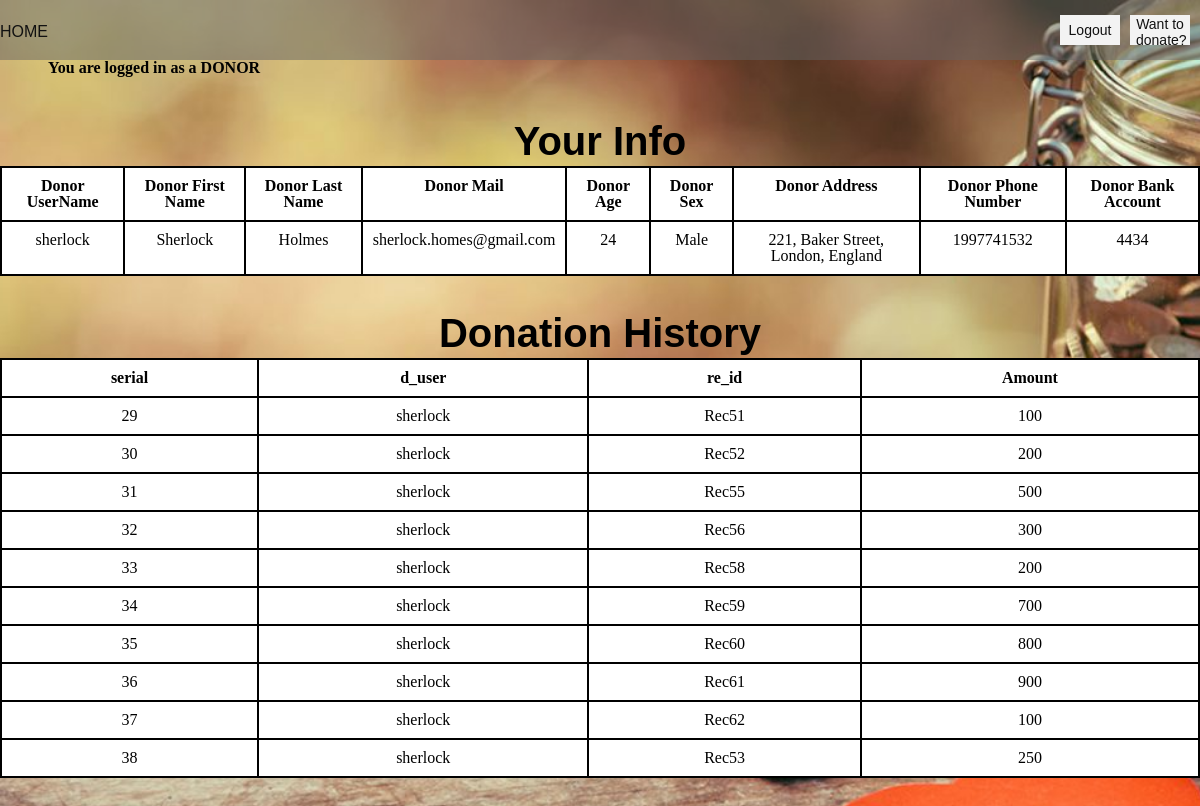
Page /index1.php?login=success (signed in) on the committed database.
### tables this page shows
CREATE TABLE `donatesto` (
  `serial` int(5) NOT NULL,
  `d_user` varchar(25) NOT NULL,
  `re_id` varchar(25) NOT NULL,
  `Amount` int(10) NOT NULL
);

### index1.php (the view, shortened to what this page needs)
<?php
$dbserverName = "localhost";
$dbuserName = "root";
$dbpassword = "";
$dbname = "donation";
$conn = mysqli_connect( $dbserverName , $dbuserName , $dbpassword , $dbname );
include 'header.php';
echo "<B>"."You are logged in as a DONOR"."</B>";
?>
<section class="main-container">
<div class="main-wrapper">
	<h2>    Your Info</h2>
<?php
		if (isset($_SESSION['Username'])) {
			echo "<table>";
echo"<tr>";
	echo"<th>Donor UserName</th>";
	echo"<th>Donor First Name</th>";
	echo"<th>Donor Last Name</th>";
	echo"<th>Donor Mail</th>";
	echo"<th>Donor Age</th>";
	echo"<th>Donor Sex</th>";
	echo"<th>Donor Address</th>";
	echo"<th>Donor Phone Number</th>";
	echo"<th>Donor Bank Account</th>";
	echo"</tr>";
	echo "<tr>";
echo "<td>".$_SESSION['Username']."</td>";
echo "<td>".$_SESSION['Fname']."</td>";
echo "<td>".$_SESSION['Lname']."</td>";
echo "<td>".$_SESSION['Mail']."</td>";
echo "<td>".$_SESSION['Age']."</td>";
echo "<td>".$_SESSION['Sex']."</td>";
echo "<td>".$_SESSION['Address']."</td>";
echo "<td>".$_SESSION['Phone']."</td>";
echo "<td>".$_SESSION['Bankacc']."</td>";
$usname = $_SESSION['Username'];
$sql="Select * FROM donatesto where d_user='$usname'";
$records=mysqli_query($conn ,$sql);
echo "</table>";
	echo "<br>";
	echo "<br>"	;
		}
	?>
	<h2>Donation History</h2>
	<?php
		if (isset($_SESSION['Username'])) {
			echo "<table>";
	echo"<tr>";
	echo"<th>serial</th>";
	echo"<th>d_user</th>";
	echo"<th>re_id</th>";
	echo"<th>Amount</th>";
	echo"</tr>";
while($donatesto=mysqli_fetch_assoc($records))
{
	echo "<tr>";
echo "<td>".$donatesto['serial']."</td>";
echo "<td>".$donatesto['d_user']."</td>";
echo "<td>".$donatesto['re_id']."</td>";
echo "<td>".$donatesto['Amount']."</td>";
}
echo "</table>";
		}
	echo "<br>";
	echo "<br>"	;
	?>
</div>
<body>
</body>
</section>
<?php
include 'footer.php';
?>

### css/newstyles.css (style rules this page uses)
html, body, span, object, iframe, h1, h2, h3, h4, h5, h6, p, blockquote, pre, abbr, address, cite, code, del, dfn, em, img, ins, kbd, q, samp, small, strong, sub, sup, var, b, i, dl, dt, dd, ol, ul, li, fieldset, form, label, legend, table, caption, tbody, tfoot, thead, tr, th, td, article, aside, canvas, details, figcaption, figure, footer, header, hgroup, menu, nav, section, summary, time, mark, audio, video { margin:0; padding:0; border:0; outline:0; font-size:100%; vertical-align:baseline; background:transparent; }
body { line-height:1; background: url(HelpingHand3.jpg); background-size: cover; }
article,aside,details,figcaption,figure, footer,header,hgroup,menu,nav,section { display:block; }
table { border-collapse:collapse; border-spacing:0; }
body { background-color: #ccc; }
.main-container { padding-top: 40px; text-align: center; }
.main-container h2 { font-family: arial; font-size: 40px; color: #000000; line-height: 50px; text-align: center; }
table { top: 50%; left: 50%; width: 100%; margin: 0 auto; }

### rows in the picture
donatesto: serial "29", d_user "sherlock", re "Rec51", Amount "100"
donatesto: serial "30", d_user "sherlock", re "Rec52", Amount "200"
donatesto: serial "31", d_user "sherlock", re "Rec55", Amount "500"
donatesto: serial "32", d_user "sherlock", re "Rec56", Amount "300"
donatesto: serial "33", d_user "sherlock", re "Rec58", Amount "200"
donatesto: serial "34", d_user "sherlock", re "Rec59", Amount "700"
donatesto: serial "35", d_user "sherlock", re "Rec60", Amount "800"
donatesto: serial "36", d_user "sherlock", re "Rec61", Amount "900"
donatesto: serial "37", d_user "sherlock", re "Rec62", Amount "100"
donatesto: serial "38", d_user "sherlock", re "Rec53", Amount "250"

### other values in the picture
$_SESSION['Username'] "sherlock"
$_SESSION['Fname'] "Sherlock"
$_SESSION['Lname'] "Holmes"
$_SESSION['Mail'] "sherlock.homes@gmail.com"
$_SESSION['Age'] "24"
$_SESSION['Sex'] "Male"
$_SESSION['Address'] "221, Baker Street, London, England"
$_SESSION['Phone'] "1997741532"
$_SESSION['Bankacc'] "4434"
